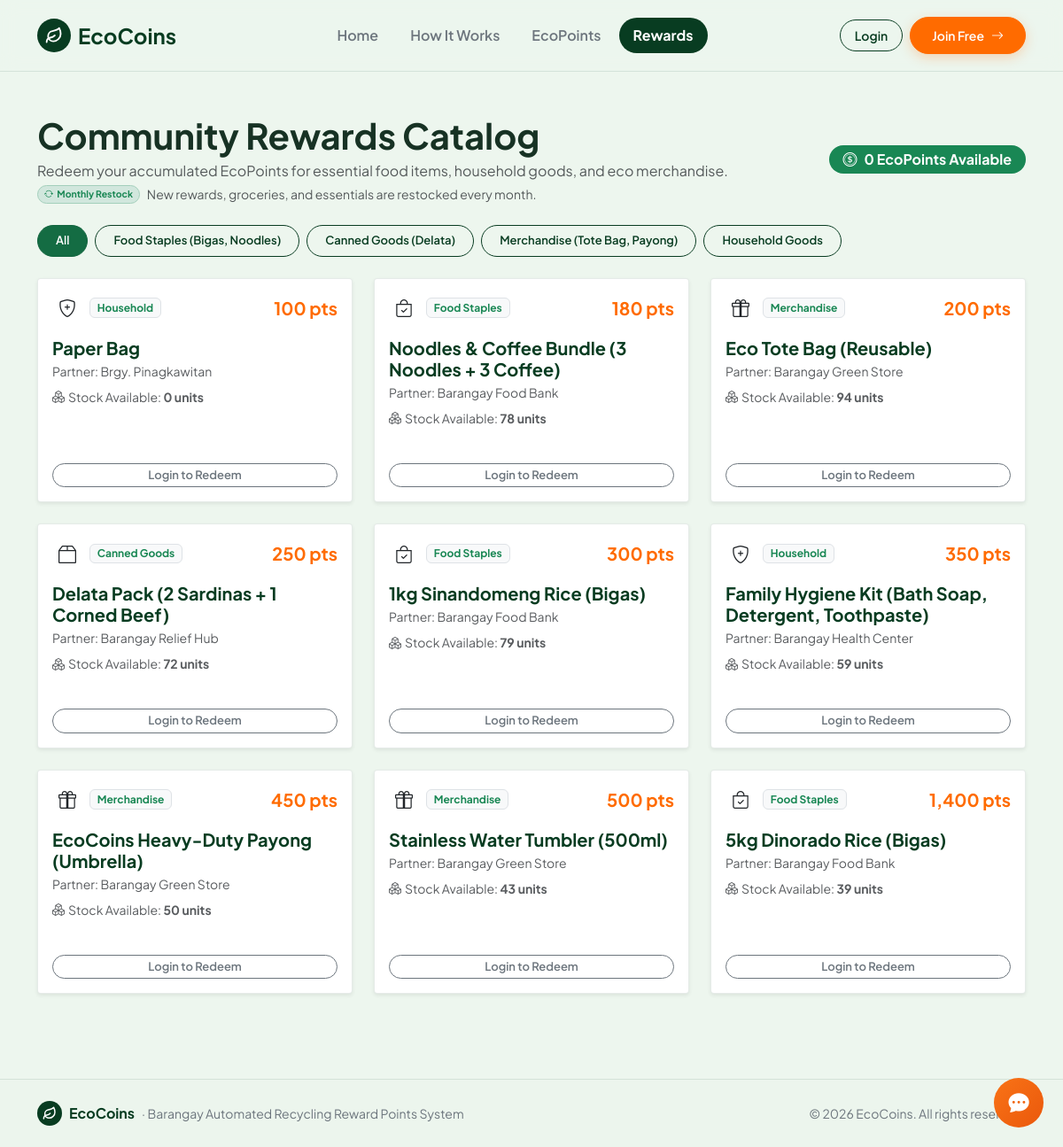
Before: /rewards with the older database file.
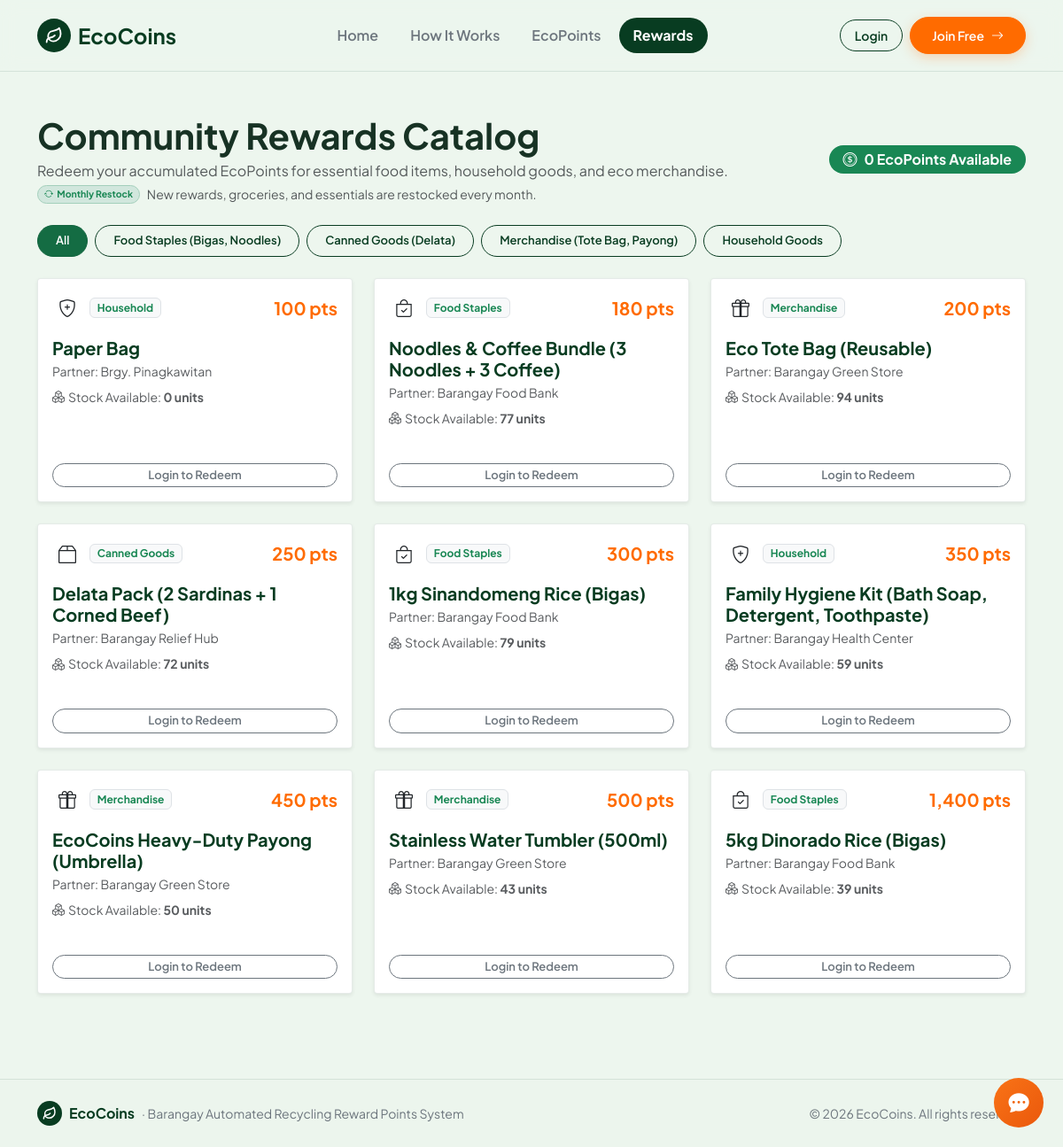
After: the same page with the newer database file.
### tables this page shows
CREATE TABLE rewards (
        id INTEGER PRIMARY KEY AUTOINCREMENT,
        title TEXT NOT NULL,
        category TEXT NOT NULL,
        points_required INTEGER NOT NULL,
        stock INTEGER DEFAULT 50,
        partner_name TEXT DEFAULT '',
        status TEXT DEFAULT 'available'
    );

### route.py (the view, shortened to what this page needs)
    @app.route('/rewards', methods=['GET', 'POST'])
    def rewards():
        user = get_current_user()
        if user and user['role'] == 'staff':
            return redirect(url_for('staff'))
        if user and user['role'] == 'admin':
            return redirect(url_for('admin'))
        message = session.pop('message', None)
        message_type = session.pop('message_type', 'success')
        claim_prompt = session.get('claim_prompt')
        claim_remaining_seconds = 0
        claim_cooldown_seconds = 0
        conn = get_db()
        cur = conn.cursor()
        all_rewards = [dict(r) for r in cur.execute("SELECT * FROM rewards ORDER BY points_required ASC").fetchall()]
        user_redemptions = []
        if user:
            user_redemptions = [dict(r) for r in cur.execute("SELECT * FROM redemptions WHERE user_id = ? ORDER BY created_at DESC", (user['id'],)).fetchall()]
        conn.close()
        user_points = user['points'] if user else 0
        return render_template(
            'rewards.html',
            active_page='rewards',
            rewards=all_rewards,
            redemptions=user_redemptions,
            user_points=user_points,
            message=message,
            message_type=message_type,
            claim_prompt=claim_prompt,
            claim_remaining_seconds=claim_remaining_seconds,
            claim_cooldown_seconds=claim_cooldown_seconds
        )

### app.py (called while the page is built, shortened)
def _read_env_value(key, default=''):
    val = os.environ.get(key, '').strip()
    if val:
        return val
    env_path = os.path.join(os.path.dirname(os.path.abspath(__file__)), '.env')
    return default

def get_csrf_token():
    token = session.get('_csrf_token')
    if not token:
        token = secrets.token_hex(32)
        session['_csrf_token'] = token
    return token

@app.before_request
def enforce_csrf_protection():
    if app.config.get('CSRF_ENABLED', True) is False:
        return None
    return None

@app.context_processor
def inject_user():
    user = get_current_user()
    released_claims_count = 0
    verify_cooldown_remaining = None
    verify_cooldown_until_display = None
    return {
        'current_user': user,
        'released_claims_count': released_claims_count,
        'verify_cooldown_remaining': verify_cooldown_remaining,
        'verify_cooldown_until_display': verify_cooldown_until_display,
        'google_client_id': _read_env_value('GOOGLE_CLIENT_ID'),
        'csrf_token': get_csrf_token()
    }

### db.py (called while the page is built)
def get_db():
    conn = sqlite3.connect(DB_PATH)
    conn.row_factory = sqlite3.Row
    return conn

### templates/rewards.html (shortened to what the changed rows need)
{% extends 'base.html' %}
{% block content %}
<main class="py-5">
  <div class="container">
    <div class="d-flex flex-column flex-md-row justify-content-between align-items-md-center gap-3 mb-4">
      <div>
        <h1 class="fw-bold mb-1">Community Rewards Catalog</h1>
      </div>
    </div>
    <div class="row g-4 mb-5">
      {% for r in rewards %}
        {% set cost = r.points_required %}
        {% set can_afford = (user_points >= cost) %}
        {% set needed = cost - user_points %}
        <div class="col-md-6 col-lg-4 filter-item" data-category="{{ r.category }}">
          <div class="card rounded-1 shadow-sm h-100 d-flex flex-column justify-content-between p-3 gap-2 mb-3">
            <div>
              <div class="d-flex justify-content-between align-items-center mb-3">
                <div class="d-flex align-items-center gap-2">
                  {% if r.category == 'Food Staples' %}
                    <span class="eco-icon-tile" style="width: 34px; height: 34px;">
                      <i class="bi bi-bag-check fs-5"></i>
                    </span>
                  {% elif r.category == 'Canned Goods' %}
                    <span class="eco-icon-tile" style="width: 34px; height: 34px;">
                      <i class="bi bi-box2 fs-5"></i>
                    </span>
                  {% elif r.category == 'Household' %}
                    <span class="eco-icon-tile" style="width: 34px; height: 34px;">
                      <i class="bi bi-shield-plus fs-5"></i>
                    </span>
                  {% else %}
                    <span class="eco-icon-tile" style="width: 34px; height: 34px;">
                      <i class="bi bi-gift fs-5"></i>
                    </span>
                  {% endif %}
                  <span class="badge bg-light text-success border">{{ r.category }}</span>
                </div>
                <span class="fw-bold text-accent fs-5">{{ "{:,}".format(cost) }} pts</span>
              </div>
              <h5 class="fw-bold mb-1" style="color: var(--eco-forest);">{{ r.title }}</h5>
              <div class="text-muted small mb-2">Partner: {{ r.partner_name if r.partner_name else 'Barangay Program' }}</div>
              <div class="small text-muted mb-3"><i class="bi bi-boxes me-1"></i>Stock Available: <strong>{{ r.stock }} units</strong></div>
            </div>
            <div>
              {% if not current_user %}
                <a href="{{ url_for('login') }}" class="btn btn-outline-secondary btn-sm w-100 btn-pill">Login to Redeem</a>
              {% elif current_user.role == 'resident' and not current_user.is_verified %}
                <button class="btn btn-light btn-sm w-100 text-muted border" disabled>
                  <i class="bi bi-lock-fill me-1"></i>
                  {% if current_user.verification_status == 'pending' %}Pending Verification{% else %}Verification Required{% endif %}
                </button>
              {% elif claim_cooldown_seconds > 0 %}
                <button class="btn btn-light btn-sm w-100 text-muted" disabled>
                  <i class="bi bi-hourglass-split me-1"></i>On Cooldown
                </button>
              {% elif can_afford and r.stock > 0 %}
                <button type="button" class="btn btn-accent btn-sm w-100 btn-pill btn-redeem" data-bs-toggle="modal" data-bs-target="#redeemModal" data-id="{{ r.id }}" data-title="{{ r.title }}" data-points="{{ '{:,}'.format(cost) }}">
                  <span>Redeem Reward</span>
                  <i class="bi bi-arrow-right ms-1"></i>
                </button>
              {% elif r.stock <= 0 %}
                <button class="btn btn-light btn-sm w-100 text-muted" disabled>
                  Out of Stock
                </button>
              {% else %}
                <button class="btn btn-light btn-sm w-100 text-muted" disabled>
                  Needs {{ "{:,}".format(needed) }} more pts
                </button>
              {% endif %}
            </div>
          </div>
        </div>
      {% endfor %}
    </div>
  </div>
</main>
{% endblock %}

Changed rows visible on the page:
changed rewards "Noodles & Coffee Bundle (3 Noodles + 3 Coffee)": stock "78" → "77"
